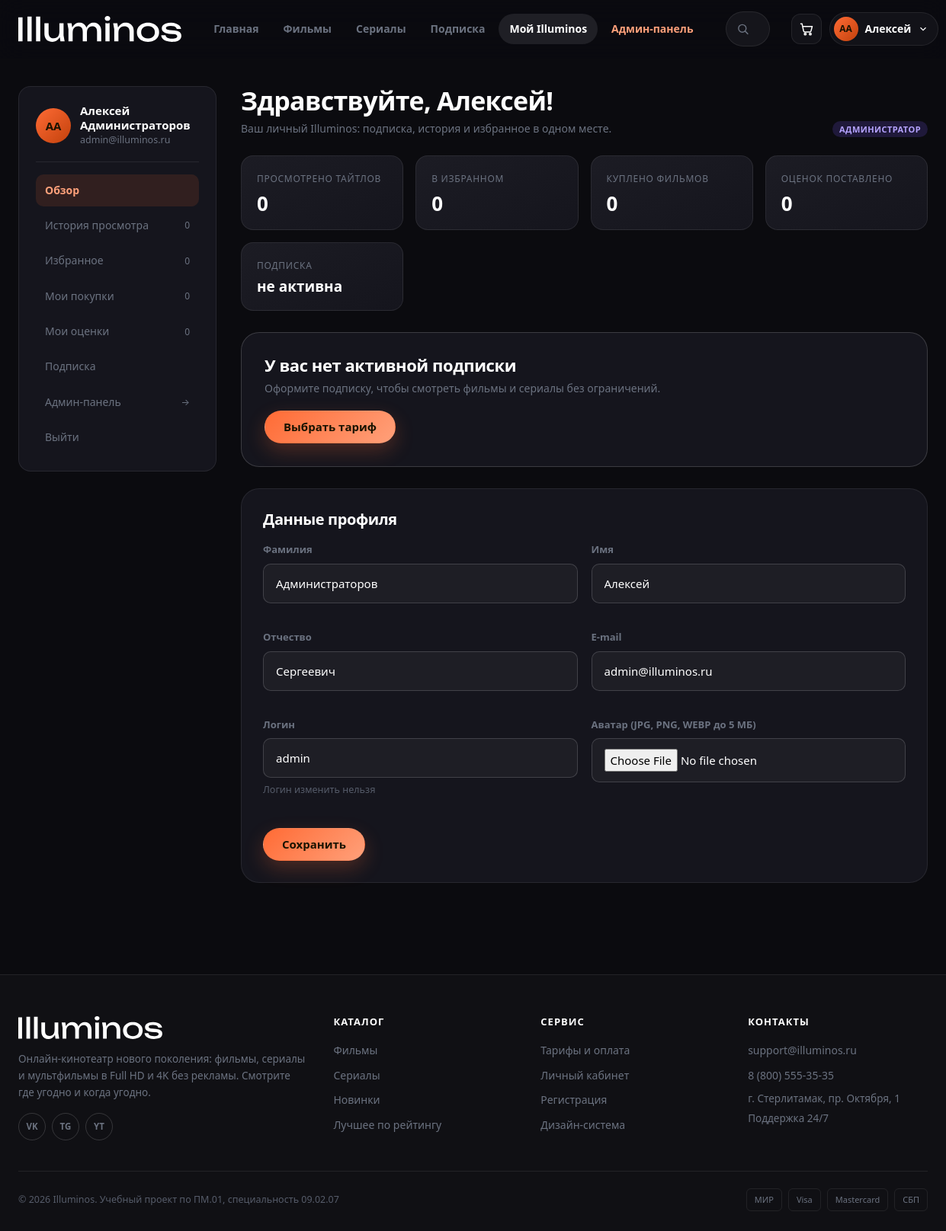
Screenshot of /cabinet.php (signed in) with the database file from the repository.
### tables this page shows
CREATE TABLE `users` (
  `id` int(10) unsigned NOT NULL AUTO_INCREMENT,
  `last_name` varchar(50) NOT NULL COMMENT 'Фамилия',
  `first_name` varchar(50) NOT NULL COMMENT 'Имя',
  `middle_name` varchar(50) DEFAULT NULL COMMENT 'Отчество',
  `login` varchar(32) NOT NULL COMMENT 'Логин для входа',
  `email` varchar(120) NOT NULL COMMENT 'Электронная почта',
  `password_hash` varchar(255) NOT NULL COMMENT 'Хеш пароля (password_hash)',
  `role` enum('user','subscriber','admin') NOT NULL DEFAULT 'user',
  `avatar` varchar(255) DEFAULT NULL COMMENT 'Файл аватара в uploads/avatars',
  `status` enum('active','blocked') NOT NULL DEFAULT 'active',
  `created_at` datetime NOT NULL DEFAULT CURRENT_TIMESTAMP,
  PRIMARY KEY (`id`),
  UNIQUE KEY `uq_users_login` (`login`),
  UNIQUE KEY `uq_users_email` (`email`)
);

### cabinet.php (the view, shortened to what the rows shown need)
<?php
require_once __DIR__ . '/includes/catalog.php';
require_auth();
$user = current_user();
$tab  = (string)($_GET['tab'] ?? 'overview');
$favoriteIds = favorites_ids();
$subscription = active_subscription();
$stats = [
    'watched'   => (int)db()->query('SELECT COUNT(DISTINCT title_id) FROM watch_history WHERE user_id = ' . (int)$user['id'])->fetchColumn(),
    'favorites' => count($favoriteIds),
    'reviews'   => (int)db()->query('SELECT COUNT(*) FROM reviews WHERE user_id = ' . (int)$user['id'])->fetchColumn(),
    'purchases' => count(purchased_ids()),
];
require __DIR__ . '/includes/header.php';
?>
<div class="container">
    <div class="cabinet">
        <aside class="cabinet-side">
            <div class="cabinet-user">
                <?php if (!empty($user['avatar'])): ?>
                    <img class="avatar" src="<?= url('uploads/avatars/' . $user['avatar']) ?>" alt="">
                <?php else: ?>
                    <span class="avatar avatar--initials"><?= e(user_initials($user)) ?></span>
                <?php endif; ?>
                <div>
                    <div class="cabinet-user__name"><?= e($user['first_name'] . ' ' . $user['last_name']) ?></div>
                    <div class="cabinet-user__email"><?= e($user['email']) ?></div>
                </div>
            </div>
        </aside>
        <div class="cabinet-main">
            <?php if ($tab === 'overview'): ?>
                <div class="cabinet-head">
                    <div>
                        <h1>Здравствуйте, <?= e($user['first_name']) ?>!</h1>
                        <p>Ваш личный Illuminos: подписка, история и избранное в одном месте.</p>
                    </div>
                    <span class="role-chip role-chip--<?= e($user['role']) ?>"><?= e(role_name($user['role'])) ?></span>
                </div>
                <div class="stats-grid">
                    <div class="stat-card">
                        <div class="stat-card__label">Просмотрено тайтлов</div>
                        <div class="stat-card__value"><?= $stats['watched'] ?></div>
                    </div>
                    <div class="stat-card">
                        <div class="stat-card__label">В избранном</div>
                        <div class="stat-card__value"><?= $stats['favorites'] ?></div>
                    </div>
                    <div class="stat-card">
                        <div class="stat-card__label">Куплено фильмов</div>
                        <div class="stat-card__value"><?= $stats['purchases'] ?></div>
                    </div>
                    <div class="stat-card">
                        <div class="stat-card__label">Оценок поставлено</div>
                        <div class="stat-card__value"><?= $stats['reviews'] ?></div>
                    </div>
                    <div class="stat-card">
                        <div class="stat-card__label">Подписка</div>
                        <div class="stat-card__value u-fs-19">
                            <?= $subscription ? e($subscription['tariff_name']) : 'не активна' ?>
                        </div>
                    </div>
                </div>
                <?php if ($subscription): ?>
                    <div class="sub-card">
                        <h2 class="sub-card__title">Подписка «<?= e($subscription['tariff_name']) ?>» активна</h2>
                        <p class="sub-card__meta">
                            Действует до <strong><?= e(date('d.m.Y', strtotime($subscription['ends_at']))) ?></strong> ·
                            качество <?= e($subscription['quality']) ?> ·
                            осталось <?= e(plural((int)ceil((strtotime($subscription['ends_at']) - time()) / 86400), 'день', 'дня', 'дней')) ?>
                        </p>
                        <div class="sub-card__actions">
                            <a class="btn btn--primary" href="<?= url('catalog.php') ?>">Смотреть фильмы</a>
                            <a class="btn btn--outline" href="<?= url('pricing.php') ?>">Продлить подписку</a>
                        </div>
                    </div>
                <?php else: ?>
                    <div class="sub-card sub-card--empty">
                        <h2 class="sub-card__title">У вас нет активной подписки</h2>
                        <p class="sub-card__meta">Оформите подписку, чтобы смотреть фильмы и сериалы без ограничений.</p>
                        <div class="sub-card__actions">
                            <a class="btn btn--primary" href="<?= url('pricing.php') ?>">Выбрать тариф</a>
                        </div>
                    </div>
                <?php endif; ?>
                <div class="checkout-card">
                    <h2>Данные профиля</h2>
                    <form method="post" action="<?= url('cabinet.php') ?>" enctype="multipart/form-data">
                        <div class="form-grid">
                            <div class="field">
                                <label class="field__label" for="last_name">Фамилия</label>
                                <input class="field__input" id="last_name" name="last_name" value="<?= e($user['last_name']) ?>" required>
                            </div>
                            <div class="field">
                                <label class="field__label" for="first_name">Имя</label>
                                <input class="field__input" id="first_name" name="first_name" value="<?= e($user['first_name']) ?>" required>
                            </div>
                            <div class="field">
                                <label class="field__label" for="middle_name">Отчество</label>
                                <input class="field__input" id="middle_name" name="middle_name" value="<?= e($user['middle_name'] ?? '') ?>">
                            </div>
                            <div class="field">
                                <label class="field__label" for="email">E-mail</label>
                                <input class="field__input" type="email" id="email" name="email" value="<?= e($user['email']) ?>" required>
                            </div>
                            <div class="field">
                                <label class="field__label" for="login">Логин</label>
                                <input class="field__input" id="login" value="<?= e($user['login']) ?>" disabled>
                                <div class="field__hint">Логин изменить нельзя</div>
                            </div>
                            <div class="field">
                                <label class="field__label" for="avatar">Аватар (JPG, PNG, WEBP до 5 МБ)</label>
                                <input class="field__input" type="file" id="avatar" name="avatar" accept="image/*">
                            </div>
                        </div>
                        <div class="form-actions">
                            <button class="btn btn--primary" type="submit">Сохранить</button>
                        </div>
                    </form>
                </div>
            <?php endif; ?>
        </div>
    </div>
</div>
<?php require_once __DIR__ . '/includes/footer.php'; ?>

### includes/header.php (shortened to what the rows shown need)
<?php
$user       = current_user();
?>
<!DOCTYPE html>
<html lang="ru">
<head>
    <link rel="stylesheet" href="<?= asset_versioned('vendor/bootstrap.min.css') ?>">
    <link rel="stylesheet" href="<?= asset_versioned('css/style.css') ?>">
</head>
<body>
<header class="site-header" id="siteHeader">
    <div class="container site-header__inner">
        <div class="header-actions">
            <?php if ($user): ?>
                <div class="user-menu" id="userMenu">
                    <button class="user-menu__toggle" type="button" aria-haspopup="true" aria-expanded="false">
                        <?php if (!empty($user['avatar'])): ?>
                            <img class="avatar" src="<?= url('uploads/avatars/' . $user['avatar']) ?>" alt="">
                        <?php else: ?>
                            <span class="avatar avatar--initials"><?= e(user_initials($user)) ?></span>
                        <?php endif; ?>
                        <span class="user-menu__name"><?= e($user['first_name']) ?></span>
                        <svg class="user-menu__chevron" viewBox="0 0 24 24" aria-hidden="true"><path d="M6 9l6 6 6-6"/></svg>
                    </button>
                </div>
            <?php endif; ?>
        </div>
    </div>
</header>
<main class="site-main">

### rows the page displays
users: user_initials($user) "АА", first_name "Алексей", first_name+last_name "Алексей Администраторов", email "admin@illuminos.ru", role "АДМИНИСТРАТОР", last_name "Администраторов", middle_name "Сергеевич", login "admin"

### other values shown
$stats['watched'] "0"
$stats['favorites'] "0"
$stats['purchases'] "0"
$stats['reviews'] "0"
SITE_EMAIL "support@illuminos.ru"
SITE_PHONE "8 (800) 555-35-35"
SITE_ADDRESS "г. Стерлитамак, пр. Октября, 1"
SITE_NAME "Illuminos"
